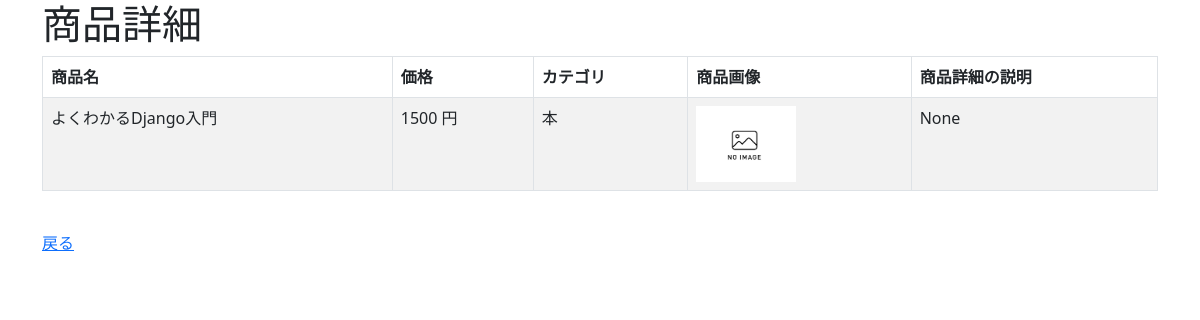
The app's page /crud/detail/1 with its own data.
### crud/models.py (models this page shows, shortened)
class Product(models.Model):
    name = models.CharField(max_length=200)
    price = models.PositiveIntegerField()
    category = models.ForeignKey(Category, on_delete=models.CASCADE)
    detail = models.TextField(
        verbose_name="商品詳細説明",
        blank=True,
        null=True,
        max_length=1000,
        )
    img = models.ImageField(blank=True, default='noImage.png')

class Category(models.Model):
    name = models.CharField(max_length=200)
    def __str__(self):
        return self.name

### crud/views.py (the view)
# urls.py: path('crud/detail/<int:pk>', views.ProductDetailView.as_view(),name="detail"),
class ProductDetailView(DetailView):
    model = Product
    template_name = "crud/product_detail.html"

### crud/templates/crud/product_detail.html (shortened to what this page needs)
{% extends "base.html" %}
{% block content %}
<h1>商品詳細</h1>
<table class="table table-striped table-hover table-bordered">
    <thead>
        <tr>
            <th>商品名</th>
            <th>価格</th>
            <th>カテゴリ</th>
            <th>商品画像</th>
            <th>商品詳細の説明</th>
        </tr>
    </thead>
    <tr>
        <td>{{ product.name }}</td>
        <td>{{ product.price }} 円</td>
        <td>{{ product.category }}</td>
        <td><img src="{{ product.img.url }}" style="width:100px; height:auto;"></td>
        <td>{{ product.detail }}</td>
    </tr>
</table>
<br>
<a href="{% url 'list' %}">戻る</a>
{% endblock %}

### records on screen
Product: name "よくわかるDjango入門", price "1500", category "本", img (placeholder picture), detail "None"
